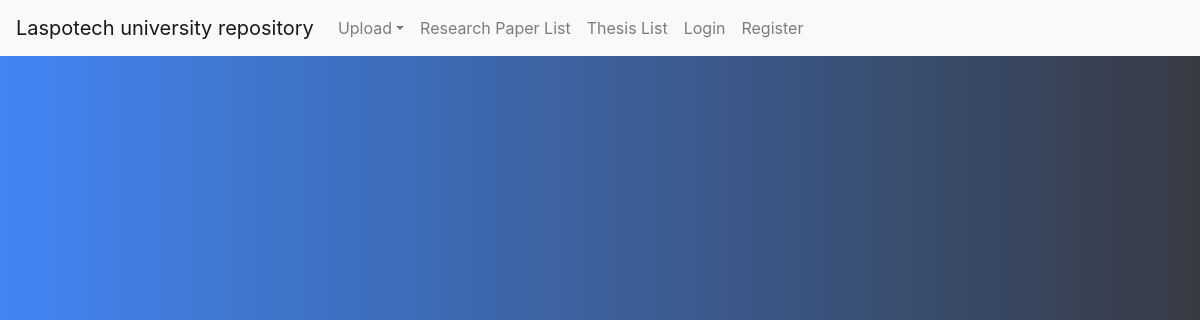
Before: /theses/ with the older database file.
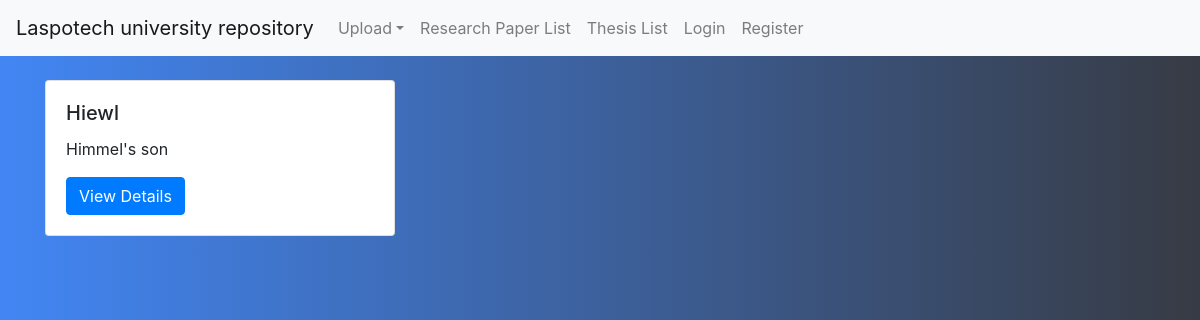
After: the same page with the newer database file.
### research_repo_app/models.py (models this page shows, shortened)
class Thesis(models.Model):
    title = models.CharField(max_length=200)
    description = models.TextField()
    author = models.ForeignKey(User, on_delete=models.CASCADE)
    file = models.FileField(upload_to='theses/')

### research_repo_app/views.py (the view)
# urls.py: path('theses/', views.thesis_list, name='thesis_list'),
def thesis_list(request):
    theses = Thesis.objects.all()
    return render(request, 'thesis_list.html', {'theses': theses})

### research_repo_app/templates/thesis_list.html (shortened to what this page needs)
{% extends 'base.html' %}
{% block content %}
<div class="row">
    {% for thesis in theses %}
    <div class="col-md-4">
        <div class="card mb-3">
            <div class="card-body">
                <h5 class="card-title">{{ thesis.title }}</h5>
                <p class="card-text">{{ thesis.description }}</p>
                <a href="{% url 'thesis_details' thesis.id %}" class="btn btn-primary">View Details</a>
            </div>
        </div>
    </div>
    {% endfor %}
</div>
{% endblock %}

Changed rows visible on the page:
added Thesis: title "Hiewl", description "Himmel's son"
